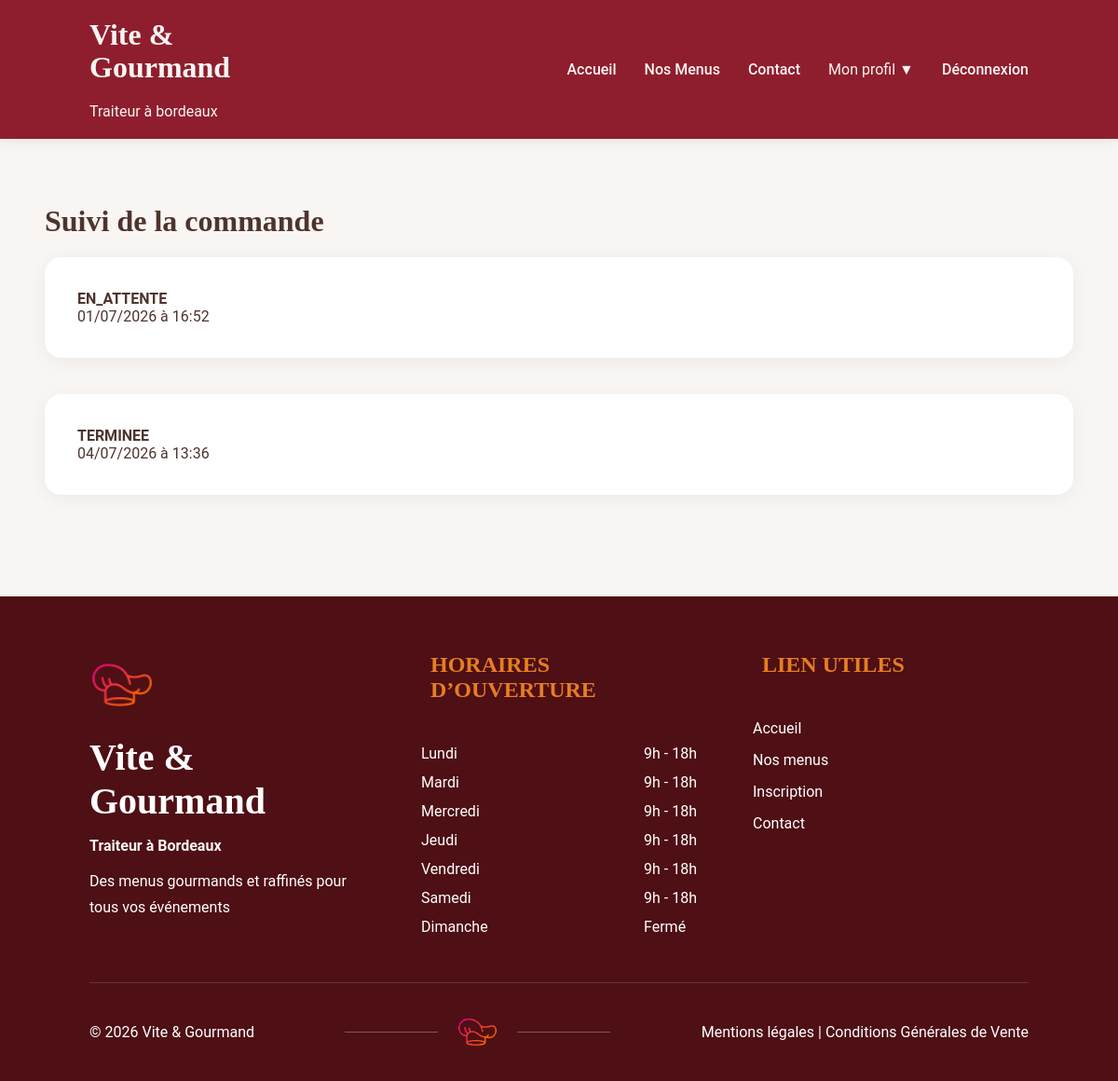
/pages/client/suivie-commande.php?id=6 (signed in), run on the app's committed database.
### tables this page shows
CREATE TABLE `historique_statut` (
  `idHistorique` int(11) NOT NULL,
  `statut` varchar(100) NOT NULL,
  `dateStatut` datetime DEFAULT current_timestamp(),
  `commentaire` text DEFAULT NULL,
  `idCommande` int(11) NOT NULL
);

### pages/client/suivie-commande.php (the view, shortened to what this page needs)
<?php
require '../../config/database.php';
$idCommande = (int) $_GET['id'];
$sql = "
SELECT *
FROM historique_statut
WHERE idCommande = ?
ORDER BY dateStatut ASC
";
$query = $pdo->prepare($sql);
$query->execute([$idCommande]);
$historique = $query->fetchAll();
?>
<!DOCTYPE html>
<html lang="fr">
<head>
    <link rel="stylesheet" href="../../css/vite&gourmand.css">
    <link rel="stylesheet" href="../../css/admin_client/admin_client1.css">
</head>
<body>
<?php require '../../includes/navbar.php'; ?>
<main class="container">
    <h2>Suivi de la commande</h2>
<?php foreach($historique as $ligne): ?>
    <div class="card">
        <strong>
            <?= htmlspecialchars($ligne['statut']); ?>
        </strong>
        <br>
        <?= htmlspecialchars(date('d/m/Y à H:i', strtotime($ligne['dateStatut']))); ?>
    </div>
    <br>
<?php endforeach; ?>
</main>
<?php require '../../includes/footer.php'; ?>
</body>
</html>

### css/vite&gourmand.css (style rules this page uses)
* { margin: 0; padding: 0; box-sizing: border-box; }
body { font-family: 'Roboto', sans-serif; background: #F8F5F2; color: #4E342E; }
h2 { font-family: 'Playfair Display', serif; font-size: 32px; margin-bottom: 20px; }

### css/admin_client/admin_client1.css (style rules this page uses)
.container { width: 92%; max-width: 1300px; margin: 70px auto; }
.card { background: white; border-radius: 18px; padding: 35px; margin-bottom: 20px; box-shadow: 0 4px 20px rgba(0, 0, 0, 0.05); }

### data on the page
historique_statut: statut "EN_ATTENTE", dateStatut "01/07/2026 à 16:52"
historique_statut: statut "TERMINEE", dateStatut "04/07/2026 à 13:36"
